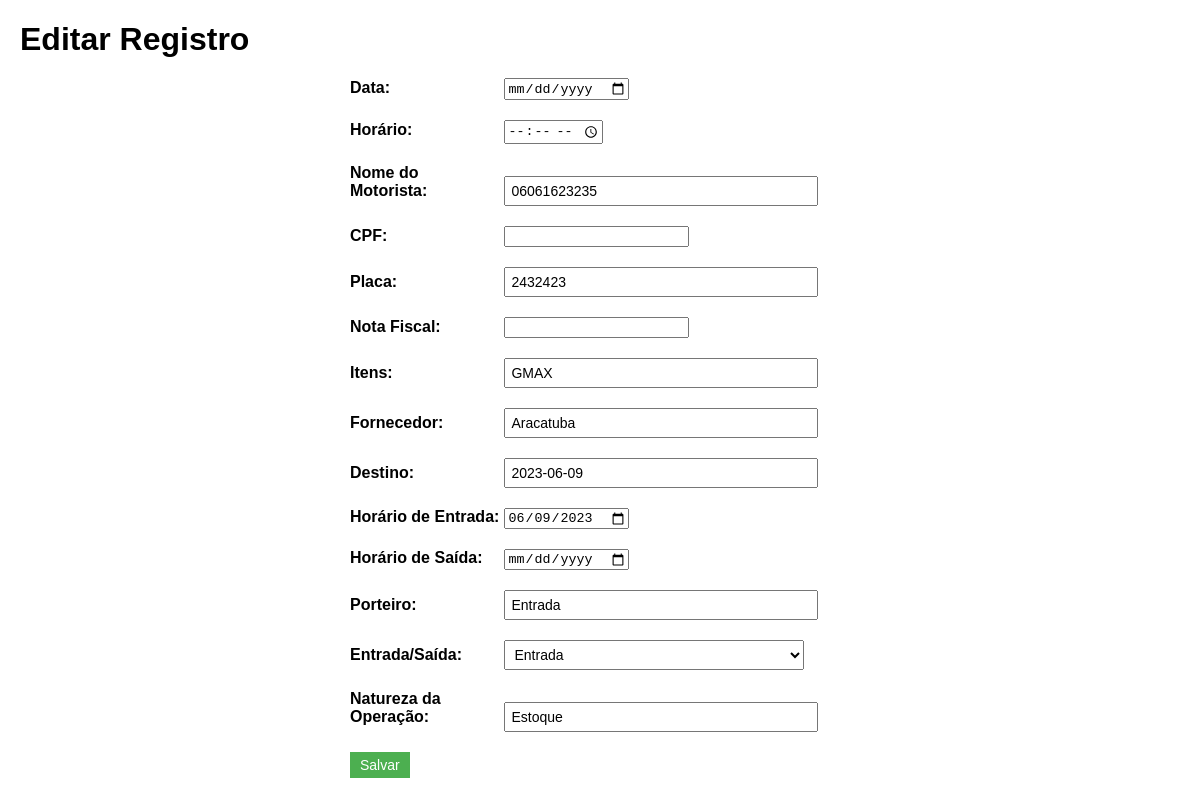
/editar/2 (signed in), run on the app's committed database.
### tables this page shows
CREATE TABLE registros (
                            id INTEGER PRIMARY KEY AUTOINCREMENT,
                            data TEXT,
                            horario TEXT,
                            nome_motorista TEXT,
                            cpf TEXT,
                            placa TEXT,
                            nota_fiscal TEXT,
                            itens TEXT,
                            fornecedor TEXT,
                            destino TEXT,
                            horario_entrada TEXT,
                            horario_saida TEXT,
                            porteiro TEXT,
                            entrada_saida TEXT,
                            natureza_operacao TEXT
                        );

### app.py (the view)
@app.route('/editar/<int:registro_id>', methods=['GET', 'POST'])
def editar(registro_id):
    if 'username' not in session:
        return redirect(url_for('login'))
    if request.method == 'POST':
        data = request.form['data']
        horario = request.form['horario']
        nome_motorista = request.form['nome_motorista']
        cpf = request.form['cpf']
        placa = request.form['placa']
        nota_fiscal = request.form['nota_fiscal']
        itens = request.form['itens']
        fornecedor = request.form['fornecedor']
        destino = request.form['destino']
        horario_entrada = request.form['horario_entrada']
        horario_saida = request.form['horario_saida']
        porteiro = request.form['porteiro']
        entrada_saida = request.form['entrada_saida']
        natureza_operacao = request.form['natureza_operacao']
        if atualizar_registro(registro_id, data, horario, nome_motorista, cpf, placa, nota_fiscal, itens, fornecedor,
                              destino, horario_entrada, horario_saida, porteiro, entrada_saida, natureza_operacao):
            return redirect(url_for('index'))
        else:
            return 'Ocorreu um erro ao atualizar o registro.'
    else:
        conn = sqlite3.connect(DATABASE)
        cursor = conn.cursor()
        cursor.execute("SELECT * FROM registros WHERE id=?", (registro_id,))
        registro = cursor.fetchone()
        conn.close()
        return render_template('editar.html', registro=registro)

### templates/editar.html (shortened to what this page needs)
<!DOCTYPE html>
<html>
<head>
</head>
<body>
    <h1>Editar Registro</h1>
    <form action="/editar/{{ registro[0] }}" method="POST">
        <div class="form-group">
            <label>Data:</label>
            <input type="date" name="data" value="{{ registro[1] }}" required>
        </div>
        <div class="form-group">
            <label>Horário:</label>
            <input type="time" name="horario" value="{{ registro[2] }}" required>
        </div>
        <div class="form-group">
            <label>Nome do Motorista:</label>
            <input type="text" name="nome_motorista" value="{{ registro[3] }}" required>
        </div>
        <div class="form-group">
            <label>CPF:</label>
            <input type="number" name="cpf" value="{{ registro[4] }}" required>
        </div>
        <div class="form-group">
            <label>Placa:</label>
            <input type="text" name="placa" value="{{ registro[5] }}" required>
        </div>
        <div class="form-group">
            <label>Nota Fiscal:</label>
            <input type="number" name="nota_fiscal" value="{{ registro[6] }}" required>
        </div>
        <div class="form-group">
            <label>Itens:</label>
            <input type="text" name="itens" value="{{ registro[7] }}" required>
        </div>
        <div class="form-group">
            <label>Fornecedor:</label>
            <input type="text" name="fornecedor" value="{{ registro[8] }}" required>
        </div>
        <div class="form-group">
            <label>Destino:</label>
            <input type="text" name="destino" value="{{ registro[9] }}" required>
        </div>
        <div class="form-group">
            <label>Horário de Entrada:</label>
            <input type="date" name="horario_entrada" value="{{ registro[10] }}" required>
        </div>
        <div class="form-group">
            <label>Horário de Saída:</label>
            <input type="date" name="horario_saida" value="{{ registro[11] }}" required>
        </div>
        <div class="form-group">
            <label>Porteiro:</label>
            <input type="text" name="porteiro" value="{{ registro[12] }}" required>
        </div>
        <div class="form-group">
            <label>Entrada/Saída:</label>
            <select name="entrada_saida" required>
                <option value="Entrada" {% if registro[13] == 'Entrada' %}selected{% endif %}>Entrada</option>
            </select>
        </div>
        <div class="form-group">
            <label>Natureza da Operação:</label>
            <input type="text" name="natureza_operacao" value="{{ registro[14] }}" required>
        </div>
        <div class="form-group">
            <button type="submit">Salvar</button>
        </div>
    </form>
</body>
</html>

### templates/editar.html (style rules this page uses)
body { font-family: Arial, sans-serif; margin: 20px; }
h1 { margin-bottom: 20px; }
form { width: 500px; margin: 0 auto; }
.form-group { margin-bottom: 20px; }
.form-group label { display: inline-block; width: 150px; font-weight: bold; }
.form-group input[type="text"], .form-group select { width: 300px; padding: 5px; font-size: 14px; }
.form-group button { padding: 5px 10px; font-size: 14px; background-color: #4CAF50; color: white; border: none; cursor: pointer; }

### data on the page
registros: nome_motorista "06061623235", placa "2432423", itens "GMAX", fornecedor "Aracatuba", destino "2023-06-09", horario_entrada "06/09/2023", porteiro "Entrada", natureza_operacao "Estoque"
